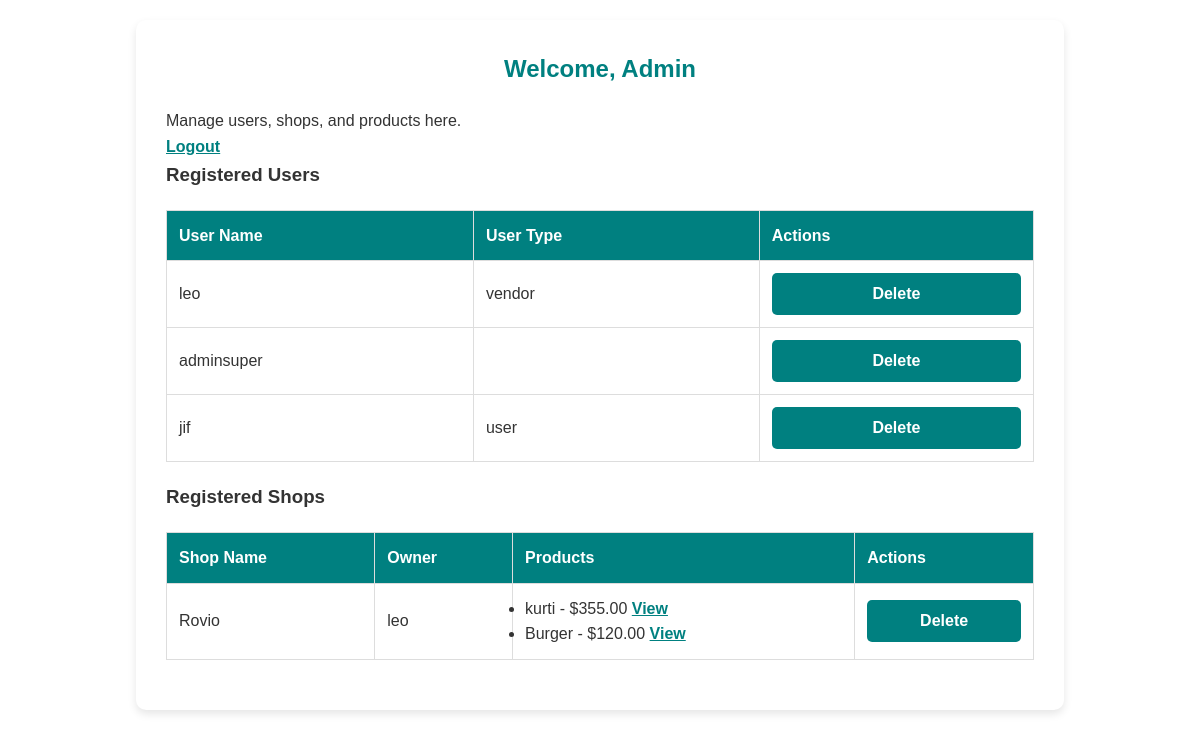
Page /admin-dashboard/ (signed in) on the committed database.
### products/models.py (models this page shows, shortened)
class UserType(models.Model):
    TYPE_CHOICES = [
        ('user', 'User'),
        ('vendor', 'Vendor'),
    ]
    user = models.OneToOneField(User, on_delete=models.CASCADE)  # Link to built-in User model
    user_type = models.CharField(max_length=10, choices=TYPE_CHOICES, default='user')

class VendorProfile(models.Model):
    user = models.OneToOneField(User, on_delete=models.CASCADE)  # Link to User model
    shop_name = models.CharField(max_length=255, unique=True)
    phone = models.CharField(max_length=15, blank=True, null=True)

class Product(models.Model):
    vendor = models.ForeignKey('auth.User', on_delete=models.CASCADE)
    name = models.CharField(max_length=255)
    price = models.DecimalField(max_digits=10, decimal_places=2)
    quantity = models.PositiveIntegerField()
    description = models.TextField(blank=True, null=True)
    stock = models.PositiveIntegerField(default=0)
    image = models.ImageField(upload_to='products/')
    category = models.ForeignKey(Category, on_delete=models.SET_NULL, null=True, blank=True)

### products/views.py (the view)
# urls.py: path('admin-dashboard/', views.admin_dashboard, name="admin_dashboard"),
@login_required
def admin_dashboard(request):
    if not request.session.get('is_admin'):
        messages.error(request, "You must log in as an admin first!")
        return redirect("admin_login")
    users = User.objects.all()
    vendors = VendorProfile.objects.all()
    vendor_products = []
    for vendor in vendors:
        products = Product.objects.filter(vendor=vendor.user)  # Fetch vendor's products
        vendor_products.append({
            'vendor': vendor,
            'products': products
        })
    return render(request, "products/admin_dashboard.html", {
        "users": users,
        "vendors": vendors,
        "vendor_products": vendor_products,
    })

### products/templates/products/admin_dashboard.html (shortened to what this page needs)
<!DOCTYPE html>
<html lang="en">
<head>
    <link rel="stylesheet" href="https://cdnjs.cloudflare.com/ajax/libs/font-awesome/6.4.2/css/all.min.css">
    <link rel="stylesheet" href="/static/css/style.css">
</head>
<body>
    <div class="container">
        <h2>Welcome, Admin</h2>
        <p>Manage users, shops, and products here.</p>
        <a href="{% url 'logout' %}">Logout</a>
        <h3>Registered Users</h3>
        <table>
            <thead>
                <tr>
                    <th>User Name</th>
                    <th>User Type</th>
                    <th>Actions</th>
                </tr>
            </thead>
            <tbody>
                {% for user in users %}
                    <tr>
                        <td>{{ user.username }}</td>
                        <td>{{ user.usertype.user_type }}</td>
                        <td>
                            <form method="POST" action="{% url 'delete_user' user.id %}">
                                <button type="submit" onclick="return confirm('Are you sure you want to delete this user?');">
                                    Delete
                                </button>
                            </form>
                        </td>
                    </tr>
                {% endfor %}
            </tbody>
        </table>
        <h3>Registered Shops</h3>
        <table>
            <thead>
                <tr>
                    <th>Shop Name</th>
                    <th>Owner</th>
                    <th>Products</th>
                    <th>Actions</th>
                </tr>
            </thead>
            <tbody>
                {% for vendor_data in vendor_products %}
                    <tr>
                        <td>{{ vendor_data.vendor.shop_name }}</td>
                        <td>{{ vendor_data.vendor.user.username }}</td>
                        <td>
                            <ul>
                                {% for product in vendor_data.products %}
                                    <li>
                                        {{ product.name }} - ${{ product.price }}
                                        <a href="{% url 'product_detail' product.id %}">View</a>
                                    </li>
                                {% empty %}
                                    <li>No products added yet</li>
                                {% endfor %}
                            </ul>
                        </td>
                        <td>
                            <form method="POST" action="{% url 'delete_vendor' vendor_data.vendor.id %}">
                                <button type="submit" onclick="return confirm('Are you sure you want to delete this vendor?');">
                                    Delete
                                </button>
                            </form>
                        </td>
                    </tr>
                {% endfor %}
            </tbody>
        </table>
    </div>
</body>
</html>

### products/static/css/style.css (style rules this page uses)
* { margin: 0; padding: 0; box-sizing: border-box; }
body { font-family: Arial, sans-serif; background-color: white; color: #333; line-height: 1.6; padding: 20px; }
button { background-color: #008080; color: white; border: none; padding: 10px 15px; border-radius: 5px; cursor: pointer; font-weight: bold; }
.container { width: 80%; margin: 0 auto; background-color: white; padding: 30px; border-radius: 10px; box-shadow: 0 4px 8px rgba(0, 0, 0, 0.1); }
table { width: 100%; border-collapse: collapse; margin: 20px 0; }
table th, table td { border: 1px solid #ddd; padding: 12px; text-align: left; }
table th { background-color: #008080; color: white; }
h2 { text-align: center; color: #008080; margin-bottom: 20px; }
form { display: flex; flex-direction: column; gap: 15px; }
button { padding: 12px; background-color: #008080; color: white; border: none; font-size: 16px; border-radius: 5px; cursor: pointer; transition: background-color 0.3s; }
a { text-align: center; color: #008080; font-weight: bold; }

### rows in the picture
VendorProfile: vendor.shop_name "Rovio", vendor.user.username "leo"
Product: name "kurti", price "355.00"
Product: name "Burger", price "120.00"

### other values in the picture
{{ user.username }} "leo"
{{ user.usertype.user_type }} "vendor"
{{ user.username }} "adminsuper"
{{ user.username }} "jif"
{{ user.usertype.user_type }} "user"
